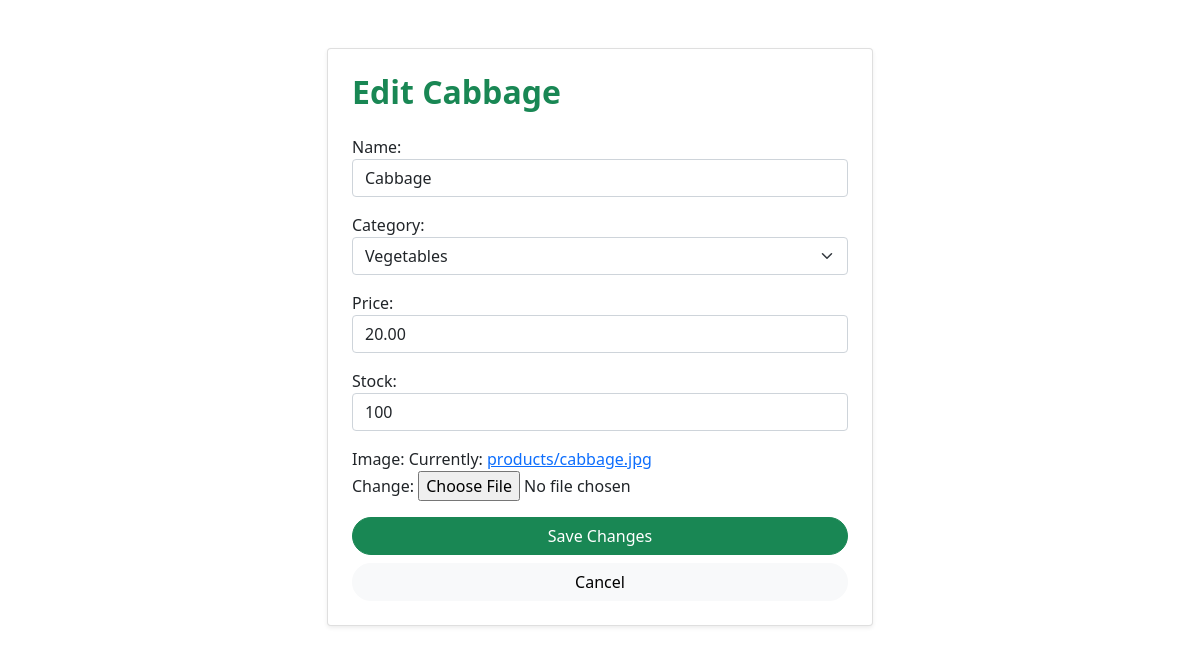
/farmers/edit-product/19/ (signed in), run on the app's committed database.
### Product_app/models.py (models this page shows, shortened)
class Product(models.Model):
    farmer = models.ForeignKey(User, on_delete=models.CASCADE,blank=True,null=True)
    name = models.CharField(max_length=255)
    description = models.TextField()
    image = models.ImageField(upload_to='products/')
    price = models.DecimalField(max_digits=10, decimal_places=2)
    weight_or_qty = models.CharField(max_length=50)
    stock = models.PositiveIntegerField(default=0)
    is_verified = models.BooleanField(default=False)
    created_at=models.DateTimeField(auto_now_add=True)
    is_featured = models.BooleanField(default=False, help_text="Check this to show on Home Page Featured section")
    CATEGORY_CHOICES = [
        ('vegetables', 'Vegetables'),
        ('fruits', 'Fruits'),
        ('grains', 'Grains & Pulses'),
    ]
    category = models.CharField(
        max_length=20,
        choices=CATEGORY_CHOICES,
        default='vegetables'
    )

### Farmers_app/views.py (the view)
# urls.py: path('edit-product/<int:pk>/', views.edit_product, name='edit_product'),
def edit_product(request, pk):
    product = get_object_or_404(Product, pk=pk, farmer=request.user)
    if request.method == 'POST':
        form = ProductForm(request.POST, request.FILES, instance=product)
        if form.is_valid():
            form.save()
            return redirect('farmer_data_dashboard')
    else:
        form = ProductForm(instance=product)
    return render(request, 'edit_product.html', {'form': form, 'product': product})

### Product_app/Form.py (shortened to what this page needs)
class ProductForm(forms.ModelForm):
    class Meta:
        model = Product
        fields = ['name', 'category', 'price', 'stock', 'image'] # Added category
        widgets = {
            'category': forms.Select(attrs={'class': 'form-select'}),
            'name': forms.TextInput(attrs={'class': 'form-control'}),
            'price': forms.NumberInput(attrs={'class': 'form-control'}),
            'stock': forms.NumberInput(attrs={'class': 'form-control'}),
        }

### Farmers_app/templates/edit_product.html (shortened to what this page needs)
{% extends 'base.html' %}
{% block content %}
<div class="container py-5">
    <div class="row justify-content-center">
        <div class="col-md-6">
            <div class="card shadow-sm rounded-4 p-4">
                <h2 class="fw-bold text-success mb-4">Edit {{ product.name }}</h2>
                <form method="POST" enctype="multipart/form-data">
                    {{ form.as_p }}
                    <div class="d-grid gap-2">
                        <button type="submit" class="btn btn-success rounded-pill">Save Changes</button>
                        <a href="{% url 'personal_data_dashboard' %}" class="btn btn-light rounded-pill">Cancel</a>
                    </div>
                </form>
            </div>
        </div>
    </div>
</div>
{% endblock %}

### data on the page
Product: name "Cabbage", category "Vegetables", price "20.00", stock "100"
